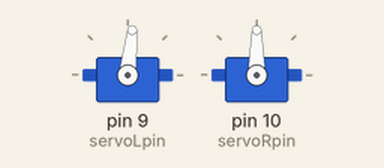
Bench run of a sketch on a simulated Arduino Uno, built with avr-gcc and run on an emulated ATmega328P. Shown: 2 × servo.

Above: at 0.05 s.
At 0.25 s:
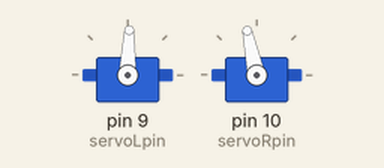
Timing chart, 0 to 3.0 s (numbered marks = the images above):
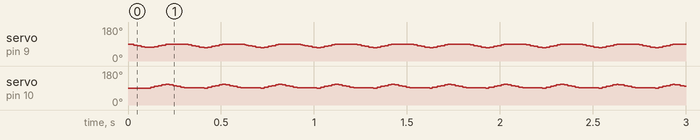

The sketch:

2_hengzoujiqiren.ino
```cpp
#include <Servo.h>

int servoLpin = 9;  //left foot
int servoRpin = 10; //right foot
Servo servoL;
Servo servoR;
int posL;
int posR;

void setup()
{
    Serial.begin(9600);
    servoL.attach(servoLpin);
    servoR.attach(servoRpin);
    servoL.write(90);
    servoR.write(90);
}
void loop()
{
    // Serial.println(posL);
    // Serial.println(posR);
    for (posL = 90; posL > 70; posL -= 2)
    {
        servoL.write(posL);
        delay(10);
    }
    posL = posL - 2;
    for (posR = 90; posR < 110; posR += 2)
    {
        servoR.write(posR);
        delay(5);
        posL += 2;
        servoL.write(posL);
        delay(5);
    }
    for (posR = 110; posR > 90; posR -= 2)
    {
        servoR.write(posR);
        delay(10);
    }
}
```
